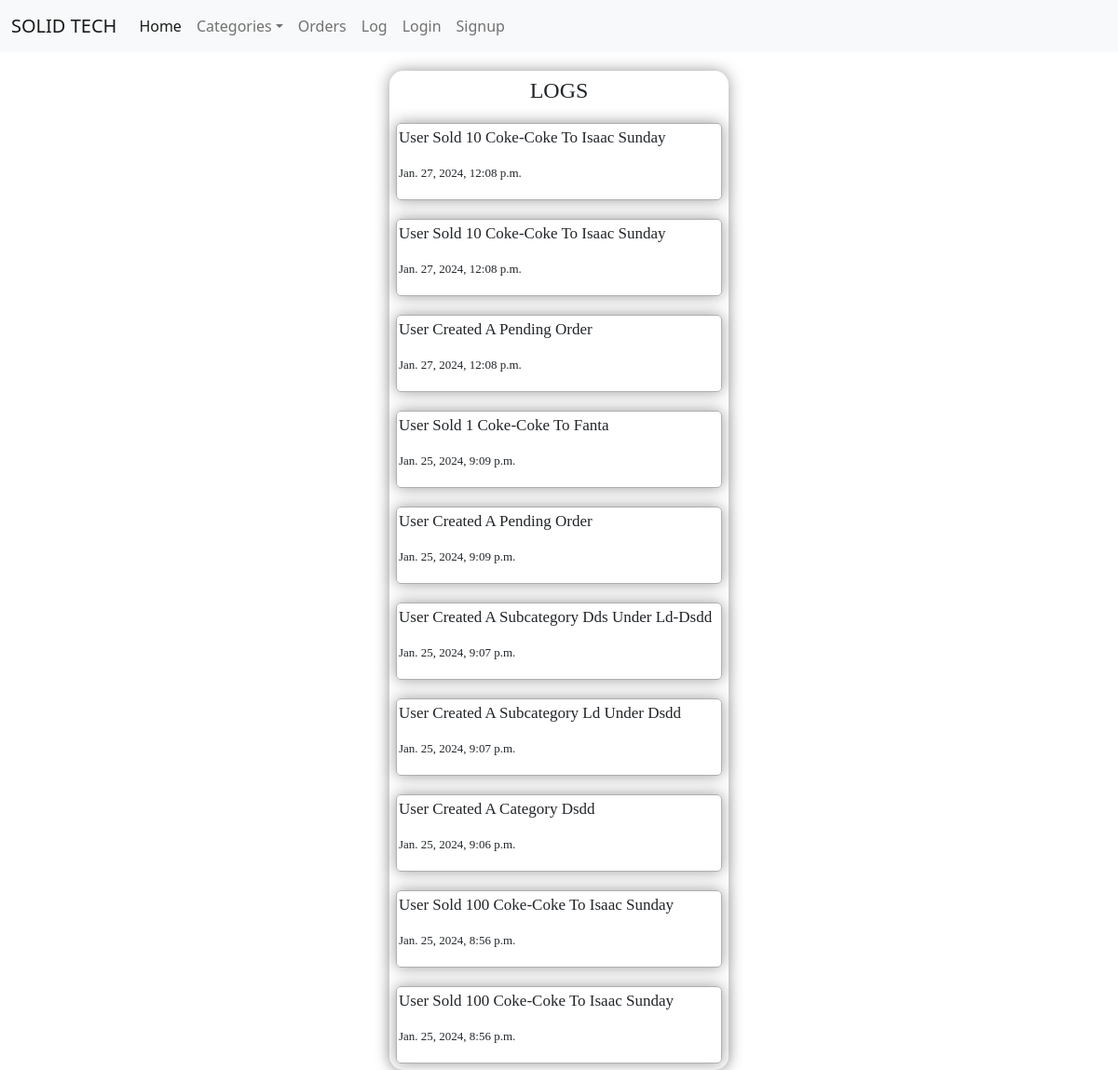
Screenshot of /seller/log/ with the database file from the repository.
### Sellers/models.py (models this page shows)
class Log(models.Model):
    log = models.CharField(max_length=10000000)
    date_created = models.DateTimeField(auto_now_add=True)
    date = models.DateField(null=True, blank=True, auto_now_add=True)

### Sellers/views.py (the view)
# urls.py: path('log/',views.log,name='log'),
def log(request):
    if request.method == "POST":
        searched = request.POST['searched']
        print(str(searched))
        log = Log.objects.filter(date=searched).order_by('-id')
        context = {
            'searched': searched,
            'log': log,
        }
        return render(request, 'seller/log.html', context)
    else:
        return render(request, 'seller/log.html', {})

### utils/context_processors.py (called while the page is built)
def navbar_categories(request):
    categories = Category.objects.all()
    category = Category.objects.filter(parent=None)
    log = Log.objects.all().order_by('-id')[:10]
    return {'navbar_categories':categories,'categorys':category,'log':log}

### Sellers/templates/seller/log.html (shortened to what this page needs)
{% extends 'base.html' %}
    {% block title %}
        <link href="https://cdn.jsdelivr.net/npm/bootstrap@5.2.2/dist/css/bootstrap.min.css" rel="stylesheet"
>
        {% load static %}
        <link rel="stylesheet" href="{% static 'css/log.css' %}">
    {% endblock %}
{% block content %}
    <div id="container">
        <div id="log-div">
            <h4 id="text">LOGS</h4>
            {% for logs in log %}
                <div id="log-sub">
                    <p id="name">{{ logs.log|title }}</p>
                    <p id="date">{{ logs.date_created }}</p>
                </div>
            {% endfor %}
        </div>
    </div>
{% endblock %}

### static/css/log.css (style rules this page uses)
#container { display: grid; margin-top: 20px; justify-content: center; }
#log-div { padding: 7px; box-shadow: hsl(0, 0%, 60%) 0 0 16px; border-radius: 15px; background-color: white; }
#text { text-align: center; font-family: SansSerif, serif; }
#log-sub { border: solid #afafaf 1px; margin-top: 20px; padding: 2px; border-radius: 5px; box-shadow: hsl(0, 0%, 60%) 0 0 16px; width: 350px; }
#name { font-family: SansSerif, serif; font-size: 17px; }
#date { font-family: SansSerif, serif; font-size: 13px; }

### rows the page displays
Log: log "User Sold 10 Coke-Coke To Isaac Sunday", date_created "Jan. 27, 2024, 12:08 p.m."
Log: log "User Sold 10 Coke-Coke To Isaac Sunday", date_created "Jan. 27, 2024, 12:08 p.m."
Log: log "User Created A Pending Order", date_created "Jan. 27, 2024, 12:08 p.m."
Log: log "User Sold 1 Coke-Coke To Fanta", date_created "Jan. 25, 2024, 9:09 p.m."
Log: log "User Created A Pending Order", date_created "Jan. 25, 2024, 9:09 p.m."
Log: log "User Created A Subcategory Dds Under Ld-Dsdd", date_created "Jan. 25, 2024, 9:07 p.m."
Log: log "User Created A Subcategory Ld Under Dsdd", date_created "Jan. 25, 2024, 9:07 p.m."
Log: log "User Created A Category Dsdd", date_created "Jan. 25, 2024, 9:06 p.m."
Log: log "User Sold 100 Coke-Coke To Isaac Sunday", date_created "Jan. 25, 2024, 8:56 p.m."
Log: log "User Sold 100 Coke-Coke To Isaac Sunday", date_created "Jan. 25, 2024, 8:56 p.m."
